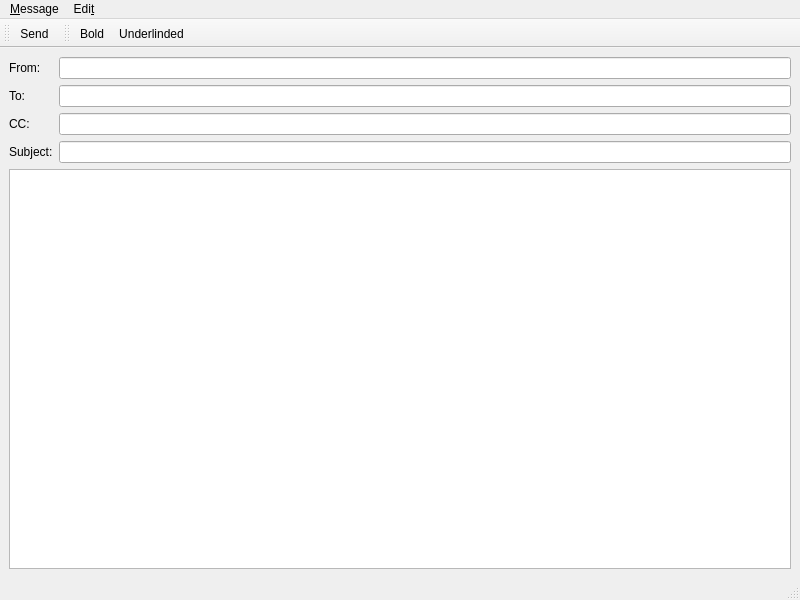
<?xml version="1.0" encoding="UTF-8"?>
<ui version="4.0">
 <class>NewMailWindow</class>
 <widget class="QMainWindow" name="NewMailWindow">
  <property name="geometry">
   <rect>
    <x>0</x>
    <y>0</y>
    <width>800</width>
    <height>600</height>
   </rect>
  </property>
  <property name="windowTitle">
   <string>MainWindow</string>
  </property>
  <widget class="QWidget" name="centralwidget">
   <layout class="QVBoxLayout" name="verticalLayout">
    <item>
     <layout class="QFormLayout" name="formLayout">
      <item row="0" column="0">
       <widget class="QLabel" name="fromLabel">
        <property name="text">
         <string>From: </string>
        </property>
       </widget>
      </item>
      <item row="0" column="1">
       <widget class="QLineEdit" name="fromLineEdit"/>
      </item>
      <item row="1" column="0">
       <widget class="QLabel" name="toLabel">
        <property name="text">
         <string>To: </string>
        </property>
       </widget>
      </item>
      <item row="1" column="1">
       <widget class="QLineEdit" name="toLineEdit"/>
      </item>
      <item row="3" column="0">
       <widget class="QLabel" name="subjectLabel">
        <property name="text">
         <string>Subject:</string>
        </property>
       </widget>
      </item>
      <item row="3" column="1">
       <widget class="QLineEdit" name="subjectLineEdit"/>
      </item>
      <item row="2" column="0">
       <widget class="QLabel" name="ccLabel">
        <property name="text">
         <string>CC:</string>
        </property>
       </widget>
      </item>
      <item row="2" column="1">
       <widget class="QLineEdit" name="ccLineEdit"/>
      </item>
     </layout>
    </item>
    <item>
     <widget class="QTextEdit" name="textEdit"/>
    </item>
   </layout>
  </widget>
  <widget class="QMenuBar" name="menubar">
   <property name="geometry">
    <rect>
     <x>0</x>
     <y>0</y>
     <width>800</width>
     <height>34</height>
    </rect>
   </property>
   <widget class="QMenu" name="menuMessage">
    <property name="title">
     <string>&amp;Message</string>
    </property>
    <addaction name="actionSend"/>
   </widget>
   <widget class="QMenu" name="menuEdit">
    <property name="title">
     <string>Edi&amp;t</string>
    </property>
    <addaction name="actionUndo"/>
    <addaction name="actionRedo"/>
    <addaction name="actionCut"/>
    <addaction name="actionCopy"/>
    <addaction name="actionPaste"/>
   </widget>
   <addaction name="menuMessage"/>
   <addaction name="menuEdit"/>
  </widget>
  <widget class="QStatusBar" name="statusbar"/>
  <widget class="QToolBar" name="toolBar">
   <property name="windowTitle">
    <string>toolBar</string>
   </property>
   <property name="toolButtonStyle">
    <enum>Qt::ToolButtonTextBesideIcon</enum>
   </property>
   <attribute name="toolBarArea">
    <enum>TopToolBarArea</enum>
   </attribute>
   <attribute name="toolBarBreak">
    <bool>false</bool>
   </attribute>
   <addaction name="actionSend"/>
  </widget>
  <widget class="QToolBar" name="toolBarRichText">
   <property name="windowTitle">
    <string>Richt Text Toolbar</string>
   </property>
   <attribute name="toolBarArea">
    <enum>TopToolBarArea</enum>
   </attribute>
   <attribute name="toolBarBreak">
    <bool>false</bool>
   </attribute>
   <addaction name="actionBold"/>
   <addaction name="actionUnderlinded"/>
  </widget>
  <action name="actionSend">
   <property name="icon">
    <iconset resource="main.qrc">
     <normaloff>:/icons/res/icons/mail-send.svg</normaloff>:/icons/res/icons/mail-send.svg</iconset>
   </property>
   <property name="text">
    <string>&amp;Send</string>
   </property>
  </action>
  <action name="actionBold">
   <property name="checkable">
    <bool>true</bool>
   </property>
   <property name="icon">
    <iconset resource="main.qrc">
     <normaloff>:/icons/res/icons/format-text-bold.svg</normaloff>:/icons/res/icons/format-text-bold.svg</iconset>
   </property>
   <property name="text">
    <string>Bold</string>
   </property>
  </action>
  <action name="actionUndo">
   <property name="text">
    <string>&amp;Undo</string>
   </property>
  </action>
  <action name="actionRedo">
   <property name="text">
    <string>&amp;Redo</string>
   </property>
  </action>
  <action name="actionCut">
   <property name="text">
    <string>&amp;Cut</string>
   </property>
   <property name="shortcut">
    <string>Ctrl+X</string>
   </property>
  </action>
  <action name="actionCopy">
   <property name="text">
    <string>C&amp;opy</string>
   </property>
   <property name="shortcut">
    <string>Ctrl+C</string>
   </property>
  </action>
  <action name="actionPaste">
   <property name="text">
    <string>&amp;Paste</string>
   </property>
   <property name="shortcut">
    <string>Ctrl+V</string>
   </property>
  </action>
  <action name="actionUnderlinded">
   <property name="checkable">
    <bool>true</bool>
   </property>
   <property name="icon">
    <iconset resource="main.qrc">
     <normaloff>:/icons/res/icons/format-text-underline.svg</normaloff>:/icons/res/icons/format-text-underline.svg</iconset>
   </property>
   <property name="text">
    <string>Underlinded</string>
   </property>
  </action>
 </widget>
 <resources>
  <include location="main.qrc"/>
 </resources>
 <connections>
  <connection>
   <sender>actionRedo</sender>
   <signal>triggered()</signal>
   <receiver>textEdit</receiver>
   <slot>redo()</slot>
   <hints>
    <hint type="sourcelabel">
     <x>-1</x>
     <y>-1</y>
    </hint>
    <hint type="destinationlabel">
     <x>399</x>
     <y>385</y>
    </hint>
   </hints>
  </connection>
  <connection>
   <sender>actionCut</sender>
   <signal>triggered()</signal>
   <receiver>textEdit</receiver>
   <slot>cut()</slot>
   <hints>
    <hint type="sourcelabel">
     <x>-1</x>
     <y>-1</y>
    </hint>
    <hint type="destinationlabel">
     <x>399</x>
     <y>385</y>
    </hint>
   </hints>
  </connection>
  <connection>
   <sender>actionCopy</sender>
   <signal>triggered()</signal>
   <receiver>textEdit</receiver>
   <slot>copy()</slot>
   <hints>
    <hint type="sourcelabel">
     <x>-1</x>
     <y>-1</y>
    </hint>
    <hint type="destinationlabel">
     <x>399</x>
     <y>385</y>
    </hint>
   </hints>
  </connection>
 </connections>
</ui>
